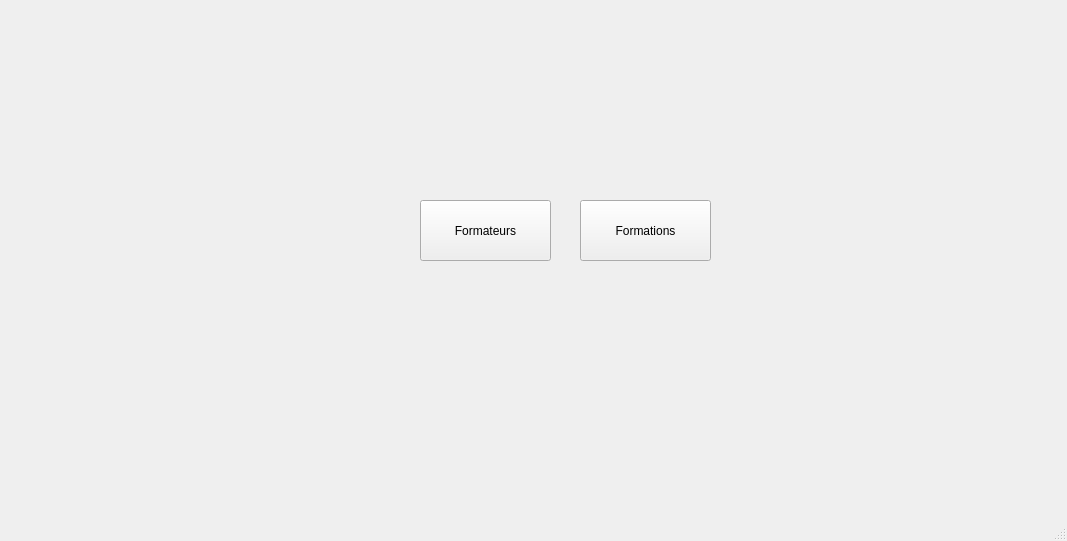
<?xml version="1.0" encoding="UTF-8"?>
<ui version="4.0">
 <class>MainWindow</class>
 <widget class="QMainWindow" name="MainWindow">
  <property name="geometry">
   <rect>
    <x>0</x>
    <y>0</y>
    <width>1067</width>
    <height>541</height>
   </rect>
  </property>
  <property name="windowTitle">
   <string>MainWindow</string>
  </property>
  <widget class="QWidget" name="centralwidget">
   <widget class="QPushButton" name="pushButton">
    <property name="geometry">
     <rect>
      <x>420</x>
      <y>200</y>
      <width>131</width>
      <height>61</height>
     </rect>
    </property>
    <property name="text">
     <string>Formateurs</string>
    </property>
   </widget>
   <widget class="QPushButton" name="pushButton_2">
    <property name="geometry">
     <rect>
      <x>580</x>
      <y>200</y>
      <width>131</width>
      <height>61</height>
     </rect>
    </property>
    <property name="text">
     <string>Formations</string>
    </property>
   </widget>
  </widget>
  <widget class="QMenuBar" name="menubar">
   <property name="geometry">
    <rect>
     <x>0</x>
     <y>0</y>
     <width>1067</width>
     <height>26</height>
    </rect>
   </property>
  </widget>
  <widget class="QStatusBar" name="statusbar"/>
 </widget>
 <resources/>
 <connections/>
</ui>
